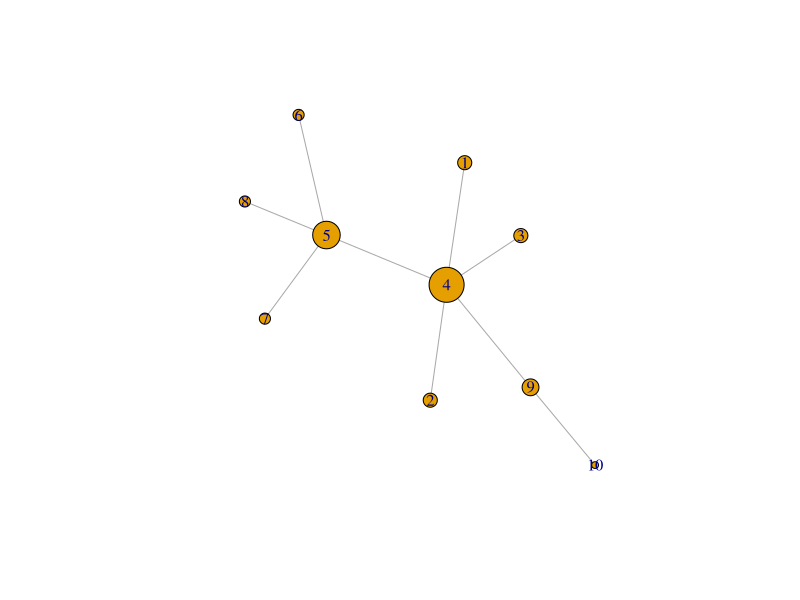

R code for this plot:
####################################################################
# SNA in Predictive Models
####################################################################

# http://www.drewconway.com/zia/wp-content/uploads/2009/08/sna_in_R.pdf
# https://www.r-bloggers.com/using-sna-in-predictive-modeling/



library(igraph)
library(rpart)


#--------------------------------------
# get data 
#--------------------------------------

# specify the adjacency matrix
M <- matrix(c(0, 0, 0, 1, 0, 0, 0, 0, 0, 0,0, 0, 0, 1, 0, 0, 0, 0, 0, 0,0, 0, 0, 1, 0, 0, 0, 0, 0, 0,1, 1, 1, 0, 1, 0, 0, 0, 1, 0,0,0, 0, 1, 0, 1, 1, 1, 0, 0,0, 0, 0, 0, 1, 0, 0, 0, 0, 0,0 ,0, 0, 0, 1, 0, 0, 0, 0, 0, 0, 0, 0, 0, 1, 0, 0, 0, 0, 0,0,0, 0, 1, 0, 0, 0, 0, 0, 1,0, 0, 0, 0, 0, 0, 0, 0, 1, 0 ),10,10, byrow= TRUE)

G<-graph.adjacency(M, mode=c("undirected"))               # convert key player network matrix to an igraph object    

cent<-data.frame(bet=betweenness(G),eig=evcent(G)$vector) # calculate betweeness & eigenvector centrality 

res<-as.vector(lm(eig~bet,data=cent)$residuals)           # calculate residuals

cent<-transform(cent,res=res)                             # add to centrality data set

# write.csv(cent,"r_keyactorcentrality.csv")                  # save in project folder

#--------------------------------------
# visualize the network
#--------------------------------------

# plot that reflects correct vertex names and scaled by centrality

plot(G, layout = layout.fruchterman.reingold, vertex.size = 20*evcent(G)$vector, vertex.label = as.factor(rownames(cent)))

#-------------------------------------------
# create analysis data set
#------------------------------------------

id <- c(1,2,3,4,5,6,7,8,9,10)  # create individual id's for reference
income <- c(35000, 37000, 43000, 63000, 72000, 27000, 30000, 34000, 45000, 55000) # income
default <- c(1,1,1,0,0,1,1,1,1,1) # default indicator

#-------------------------------------------
# basic regression
#------------------------------------------


creditrisk <- cbind(id,income, cent, default) # combine with eigenvector centrality derived above

# model default risk as a function of income and network relationship 

# OLS
model1 <- lm(creditrisk$default~  creditrisk$eig + creditrisk$income) 
summary(model1)

#logistic regression
model2 <- glm(creditrisk$default~  creditrisk$eig + creditrisk$income, family=binomial(link="logit"), na.action=na.pass)
summary(model2)

# decision tree
model3 <- rpart(creditrisk$default~  creditrisk$eig + creditrisk$income)
summary(model3)